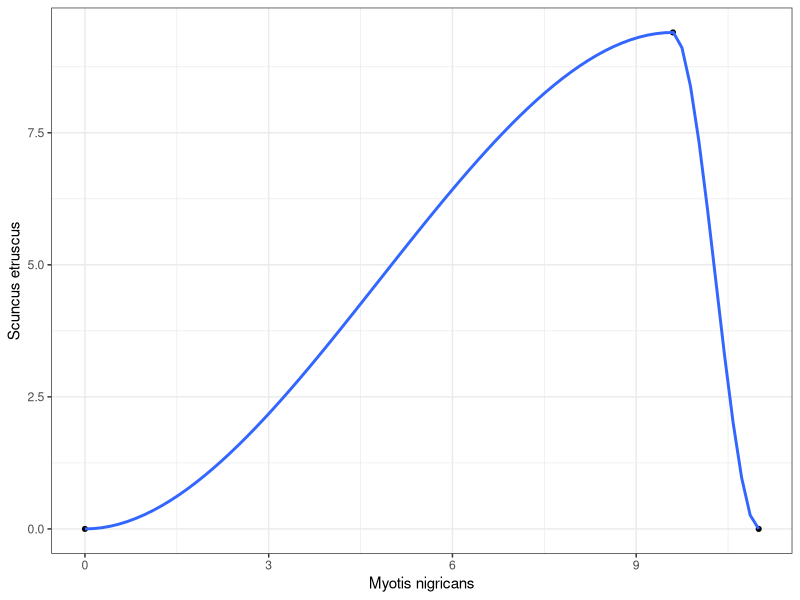
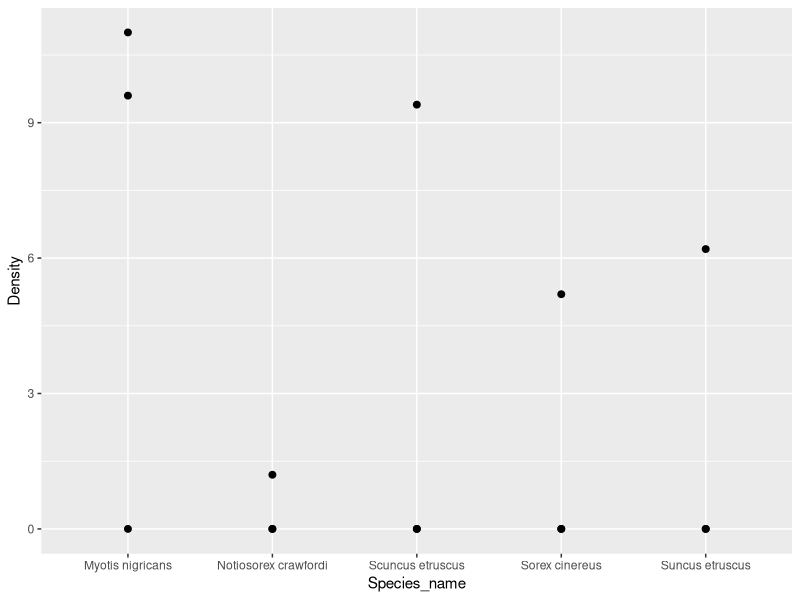
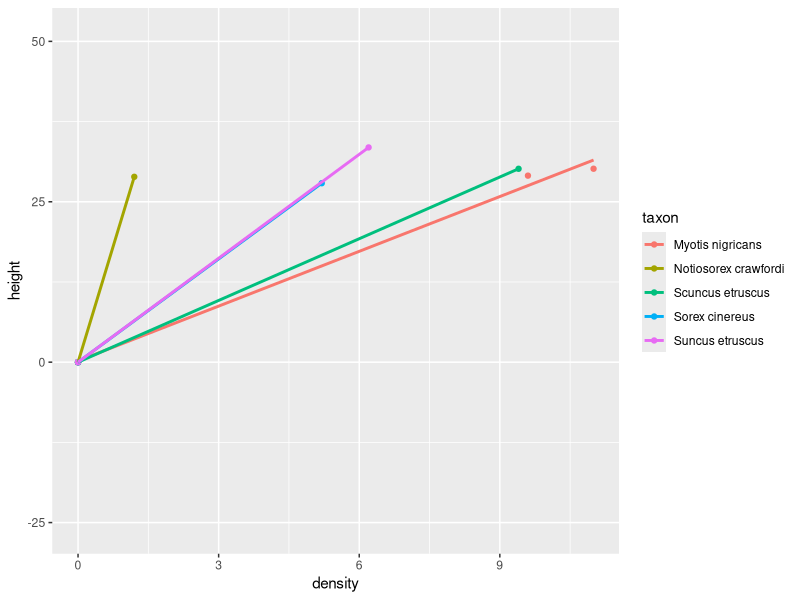

Reproduce these figures in R, in order.
## ---- chunk 1
knitr::opts_chunk$set(echo = TRUE)
library(tidyverse)
library(readr)
## ---- chunk 2

mammals <- data.frame(site = c(1,1,2,3,3,3), 
                      taxon = c('Suncus etruscus', 'Sorex cinereus', 
                                'Myotis nigricans', 'Notiosorex crawfordi', 
                                'Scuncus etruscus', 'Myotis nigricans'),
                      density = c(6.2, 5.2, 11.0, 1.2, 9.4, 9.6)
)

cat("The mammals data frame:\n")
mammals
## ---- chunk 3
library(tidyr)

m_wide <- mammals %>%
  spread(taxon, density)

m_wide
## ---- chunk 4
m_wide_0 <- mammals %>%
  spread(taxon, density, fill=0)

m_wide_0
## ---- chunk 5
m_long_0 <- mammals %>%
  complete(site, taxon, fill=list(density=0))

m_long_0
## ---- chunk 6
library(ggplot2)

ggplot(m_wide_0, mapping = aes(x=`Myotis nigricans`,
                               y=`Scuncus etruscus`)) +
  geom_point(size=1.4) +
  stat_smooth() +
  theme_bw()
## ---- chunk 7
m_long <- m_wide_0 %>%
  gather(Species_name, Density, -site)

m_long

#Another way of doing the same thing
m_long <- m_wide_0 %>%
  gather(Species_name, Density, `Myotis nigricans`:`Suncus etruscus`)

m_long
## ---- chunk 8

ggplot(m_long, mapping=aes(x=Species_name, y=Density)) +
  geom_point(size=2) +
  stat_summary(fun.data="mean_sdl", color="red")
## ---- chunk 9
mamh <- mammals %>%
  mutate(height=rnorm(6,30,3))
## ---- chunk 10
mamh2 <- mamh %>%
  unite(measurement, density, height, sep="_")

mamh2
## ---- chunk 11
mamh_long <- mamh2 %>%
  spread(taxon, measurement, fill="0_0") %>%
  gather(taxon, measurement, -site)

mamh_long
## ---- chunk 12
mamh_long <- mamh_long %>%
  separate(measurement, into = c("density", "height"), sep="_")

mamh_long
## ---- chunk 13
mamh_long <- mamh_long %>%
  mutate(density = as.numeric(density),
         height = as.numeric(height))
## ---- chunk 14
qplot(density, height, data=mamh_long, 
      color=taxon, geom="point") +
  stat_smooth(method="lm", fill=NA)
